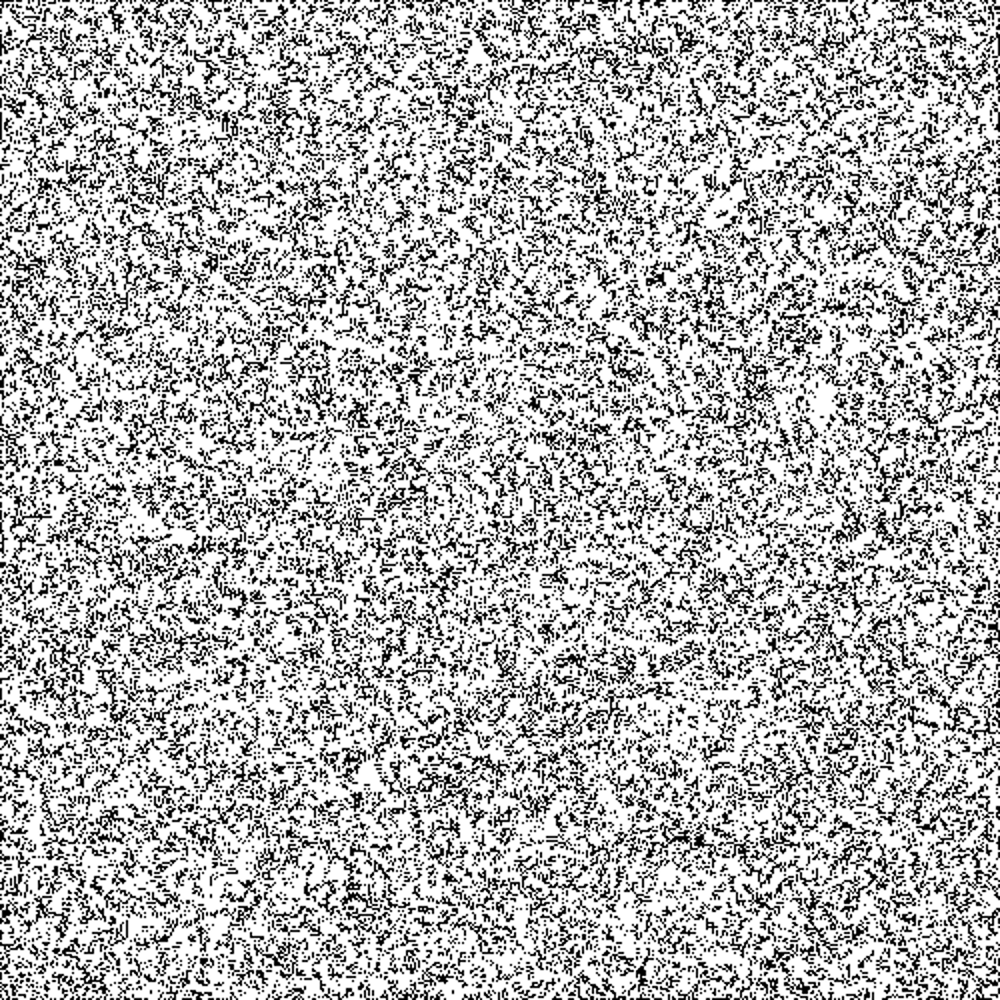
Frame 1 (no input)
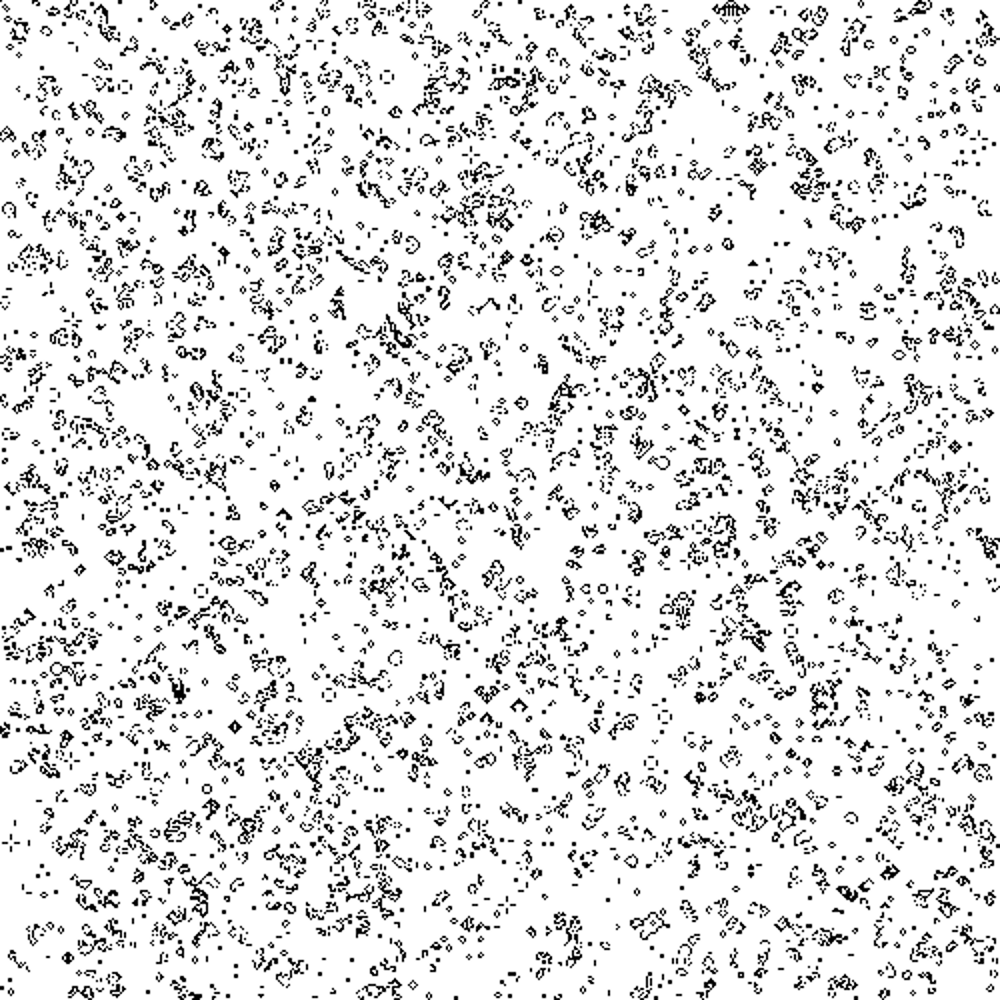
Frame 60 (the mouse pressed at the canvas centre just before this capture)
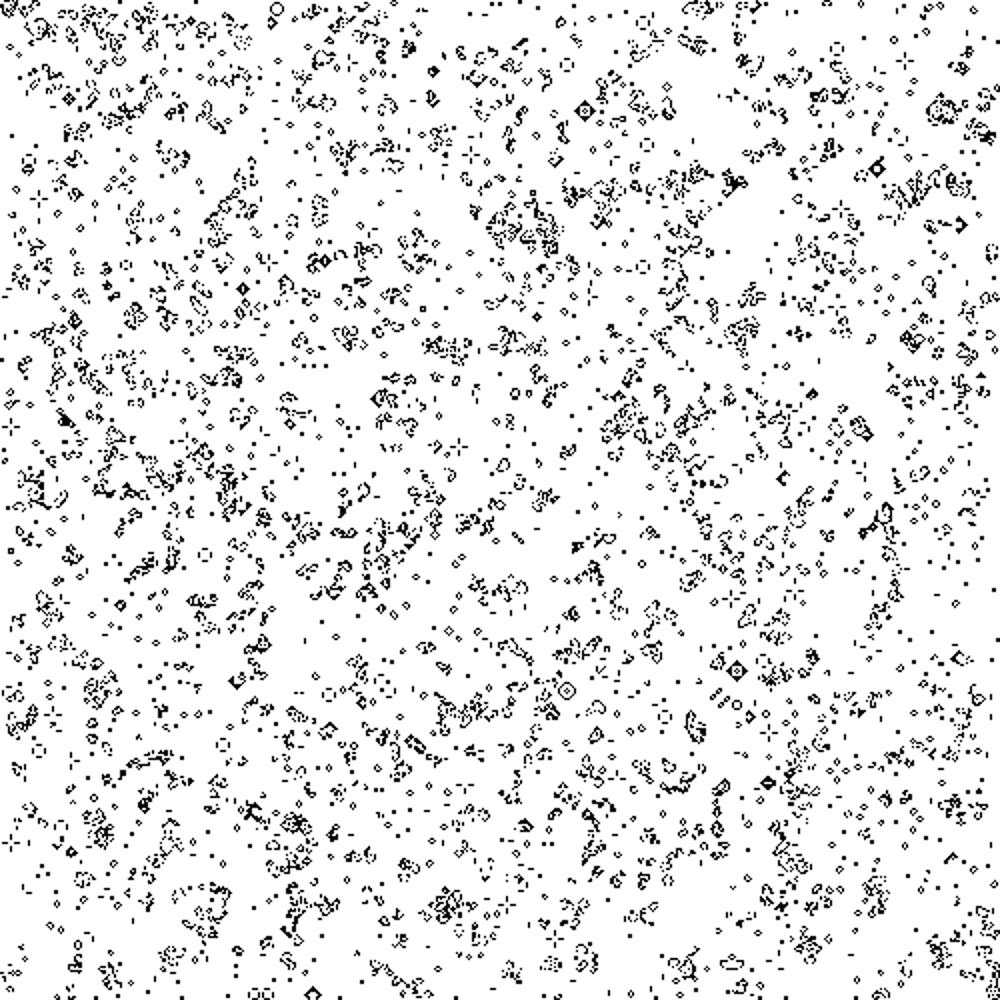
Frame 120 (the mouse held since frame 60 and released just before this capture)

The Processing sketch that drew these frames (run headless with seeded random() and noise(); from frame 60 on, the mouse is pressed at the canvas centre):

// Processing sketch: Cellular_automata
// ── Cellular_automata.pde

int WIDTH = 1000;
int HEIGHT = 1000;

PImage state;
PImage next;
int scale = 2;

void settings() {
  size(WIDTH, HEIGHT);
}

void setup() {
  initState();
}

void update() {
  next = createImage(state.width, state.height, RGB);

  state.loadPixels();
  next.loadPixels();
  for (int x = 0; x < next.width; x++) {
    for (int y = 0; y < next.height; y++) {
      int index = x + y * next.width;

      int neighbors = 0;
      for (int xOff = -1; xOff <= 1; xOff++) {
        for (int yOff = -1; yOff <= 1; yOff++) {
          if (
            (neighbors >= 4) ||
            (xOff == 0 && yOff == 0) ||
            (x == 0 && xOff == -1) ||
            (y == 0 && yOff == -1) ||
            (x == next.width - 1 && xOff == 1) ||
            (y == next.height - 1 && yOff == 1)
            ) {
            continue;
          }
          if (state.pixels[(x + xOff) + (y + yOff) * state.width] == color(0)) {
            neighbors++;
          }
        }
      }

      if (neighbors == 3 || (neighbors == 2 && state.pixels[index] == color(0))) {
        next.pixels[index] = color(0);
      } else {
        next.pixels[index] = color(255);
      }
    }
  }
  next.updatePixels();

  state = next.copy();
}

void mouse() {
  state.loadPixels();
  state.pixels[(mouseX / scale) + (mouseY / scale) * state.width] = color(0);
  state.updatePixels();
}

void draw() {
  update();
  mouse();
  image(state, 0, 0, width, height);
}

void initState() {
  state = createImage(width / scale, height / scale, RGB);
  state.loadPixels();
  for (int x = 0; x < state.width; x++) {
    for (int y = 0; y < state.height; y++) {
      int index = x + y * state.width;
      state.pixels[index] = random(255) <= 127 ? color(0) : color(255);
    }
  }
  state.updatePixels();
}
